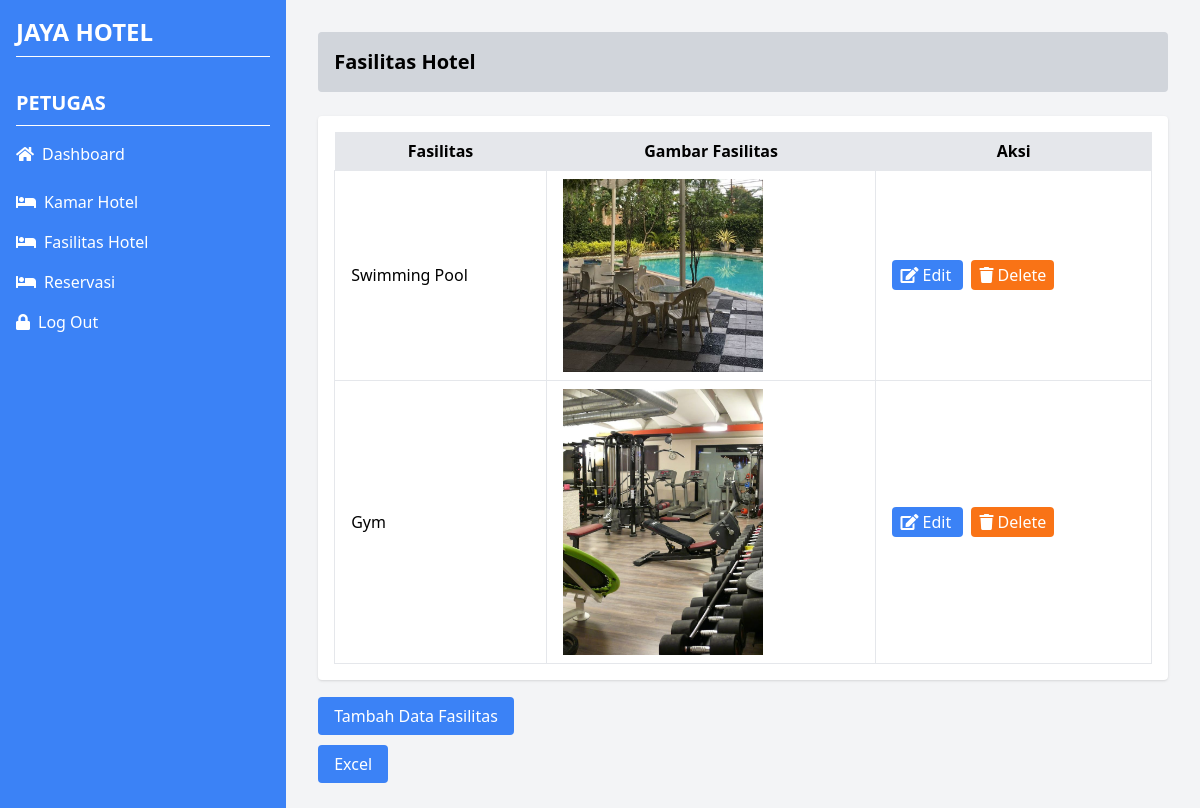
Screenshot of /admin_fasilitas.php (signed in) with the database file from the repository.
### tables this page shows
CREATE TABLE `fasilitas` (
  `id_fasilitas` int(30) NOT NULL,
  `fasilitas` varchar(255) NOT NULL,
  `gambar_fasilitas` varchar(255) NOT NULL
);

### admin_fasilitas.php (the view, shortened to what this page needs)
<?php
                $servername = "localhost";
                $username   = "root";
                $password   = "";
                $database   = "db_jaya";
                $koneksi = mysqli_connect($servername,$username,$password,$database);
                $selectQuery = "SELECT * FROM fasilitas";
                  $result = $koneksi->query($selectQuery);
                  while($row = mysqli_fetch_array($result)){
                    $datapemesanan[] = $row;
                  }
                  ?>
<html>
<head>
    <script src="https://cdn.tailwindcss.com">
    </script>
    <link href="https://cdnjs.cloudflare.com/ajax/libs/font-awesome/5.15.3/css/all.min.css" rel="stylesheet" />
</head>
<body class="bg-gray-100">
    <div class="flex flex-col md:flex-row min-h-screen">
        <div class="w-full md:w-1/4 bg-blue-500 h-auto md:h-screen p-4">
            <div class="text-white text-2xl font-bold mb-8 border-b border-white pb-2">JAYA HOTEL</div>
            <div class="text-white text-xl font-semibold mb-4 border-b border-white pb-2">PETUGAS</div>
            <div class="text-white mb-4 pb-2">
                <a href="dash_admin.php" class="flex items-center">
                    <i class="fas fa-home mr-2"></i> Dashboard
                </a>
            </div>
            <div class="text-white mb-4">
                <a href="admin_kamarhotel.php" class="flex items-center">
                    <i class="fas fa-bed mr-2"></i> Kamar Hotel
                </a>
            </div>
            <div class="text-white mb-4">
                <a href="admin_fasilitas.php" class="flex items-center">
                    <i class="fas fa-bed mr-2"></i> Fasilitas Hotel
                </a>
            </div>
            <div class="text-white mb-4">
                <a href="rsv_data.php" class="flex items-center">
                    <i class="fas fa-bed mr-2"></i> Reservasi
                </a>
            </div>
            <div class="text-white">
                <a href="logout_petugas.php" class="flex items-center">
                    <i class="fas fa-lock mr-2"></i> Log Out
                </a>
            </div>
        </div>
        <div class="w-full md:w-4/5 p-4 md:p-8">
            <div class="bg-gray-300 p-4 rounded mb-6">
                <h2 class="text-xl font-bold">
                    Fasilitas Hotel
                </h2>
            </div>
            <div class="bg-white p-4 rounded shadow overflow-x-auto">
                <table class="w-full table-auto">
                    <thead>
                        <tr class="bg-gray-200">
                            <th class="px-4 py-2">
                                Fasilitas
                            </th>
                            <th class="px-4 py-2">
                                Gambar Fasilitas
                            </th>
                            <th class="px-4 py-2">
                                Aksi
                            </th>
                        </tr>
                    </thead>
                    <tbody>
                    <?php foreach ($datapemesanan as $K):?>
                        <tr>
                            <td class="border px-4 py-2">
                            <?php echo $K['fasilitas']; ?>
                            </td>
                            <td class="border px-4 py-2">
                            <img src="pictures/<?php echo $K["gambar_fasilitas"]; ?>" width=200 title="<?php echo $K['gambar_fasilitas']; ?>">
                            </td>
                            <td class="border px-4 py-2">
                                <a class="bg-blue-500 text-white px-2 py-1 rounded mr-2" href="edit_fasilitas.php?id=<?php echo $K['id_fasilitas'] ?>">
                                    <i class="fas fa-edit">
                                    </i>
                                    Edit
                                </a>
                                <a class="bg-orange-500 text-white px-2 py-1 rounded"  href="hapus_fasilitas.php?id=<?php echo $K['id_fasilitas'] ?>">
                                    <i class="fas fa-trash">
                                    </i>
                                    Delete
                                </a>
                            </td>
                            <?php endforeach; ?>
                        </tr>
                    </tbody>
                </table>
            </div>
            <div class="mt-6">
                <a class="bg-blue-500 text-white px-4 py-2 rounded" href="tambah_fasilitas.php">
                    Tambah Data Fasilitas
                </a>
            <div class="mt-6">
                <a class="bg-blue-500 text-white px-4 py-2 rounded" href="excel.php">
                    Excel
                </a>
            </div>
        </div>
    </div>
</body>
</html>

### rows the page displays
fasilitas: fasilitas "Swimming Pool", gambar_fasilitas (picture)
fasilitas: fasilitas "Gym", gambar_fasilitas (picture)
